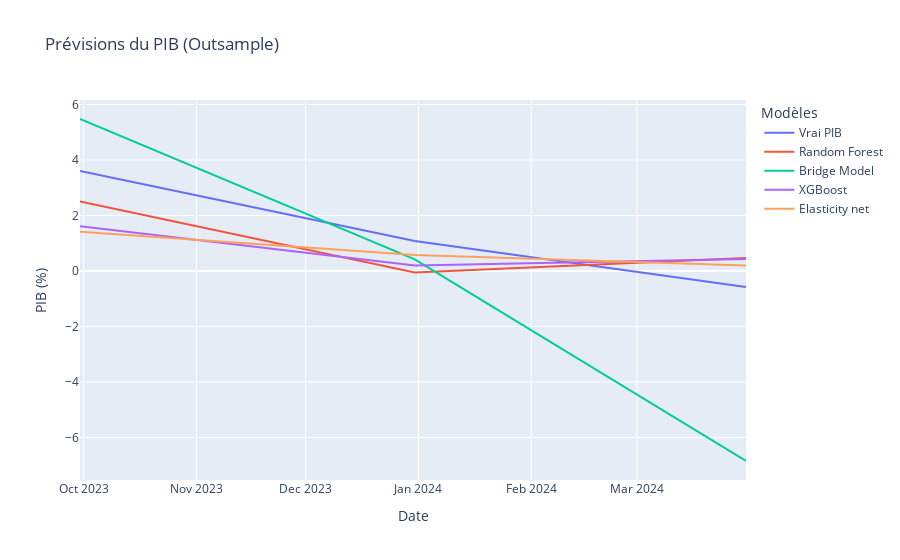

The notebook cell this image was saved under:
### Code cell
# Création du graphique
fig = go.Figure()

fig.add_trace(go.Scatter(x=y_test.index, y=test_y, mode='lines', name='Vrai PIB'))
fig.add_trace(go.Scatter(x=y_test.index, y=outsample_RF, mode='lines', name='Random Forest'))
#fig.add_trace(go.Scatter(x=y_test.index, y=outsample_predicted_DFM, mode='lines', name='Dynamic Factor Model'))
fig.add_trace(go.Scatter(x=y_test.index, y=outsample_pred_bridge, mode='lines', name='Bridge Model'))
fig.add_trace(go.Scatter(x=y_test.index, y=outsample_XGB, mode='lines', name='XGBoost'))
fig.add_trace(go.Scatter(x=y_test.index, y=y_pred_out_sample, mode='lines', name='Elasticity net'))
fig.update_layout(title="Prévisions du PIB (Outsample)",
                  xaxis_title="Date",
                  yaxis_title="PIB (%)",
                  legend_title="Modèles")
fig.write_image("pib_forecast_outsampleRF_BM.png")
fig.show()

### Figure 1 — Plotly figure (JSON) as saved in the notebook; plotly's stock layout.template omitted (floating-point values rounded to 4 significant figures)
{"data": [{"mode": "lines", "name": "Vrai PIB", "type": "scatter", "x": ["2023-09-30T00:00:00", "2023-12-31T00:00:00", "2024-03-31T00:00:00"], "y": [3.604, 1.08, -0.5791]}, {"mode": "lines", "name": "Random Forest", "type": "scatter", "x": ["2023-09-30T00:00:00", "2023-12-31T00:00:00", "2024-03-31T00:00:00"], "y": [2.501, -0.0586, 0.4663]}, {"mode": "lines", "name": "Bridge Model", "type": "scatter", "x": ["2023-09-30T00:00:00", "2023-12-31T00:00:00", "2024-03-31T00:00:00"], "y": [5.477, 0.418, -6.848]}, {"mode": "lines", "name": "XGBoost", "type": "scatter", "x": ["2023-09-30T00:00:00", "2023-12-31T00:00:00", "2024-03-31T00:00:00"], "y": [1.613, 0.1964, 0.4298]}, {"mode": "lines", "name": "Elasticity net", "type": "scatter", "x": ["2023-09-30T00:00:00", "2023-12-31T00:00:00", "2024-03-31T00:00:00"], "y": [1.415, 0.5758, 0.1971]}], "layout": {"legend": {"title": {"text": "Modèles"}}, "title": {"text": "Prévisions du PIB (Outsample)"}, "xaxis": {"title": {"text": "Date"}}, "yaxis": {"title": {"text": "PIB (%)"}}}}
